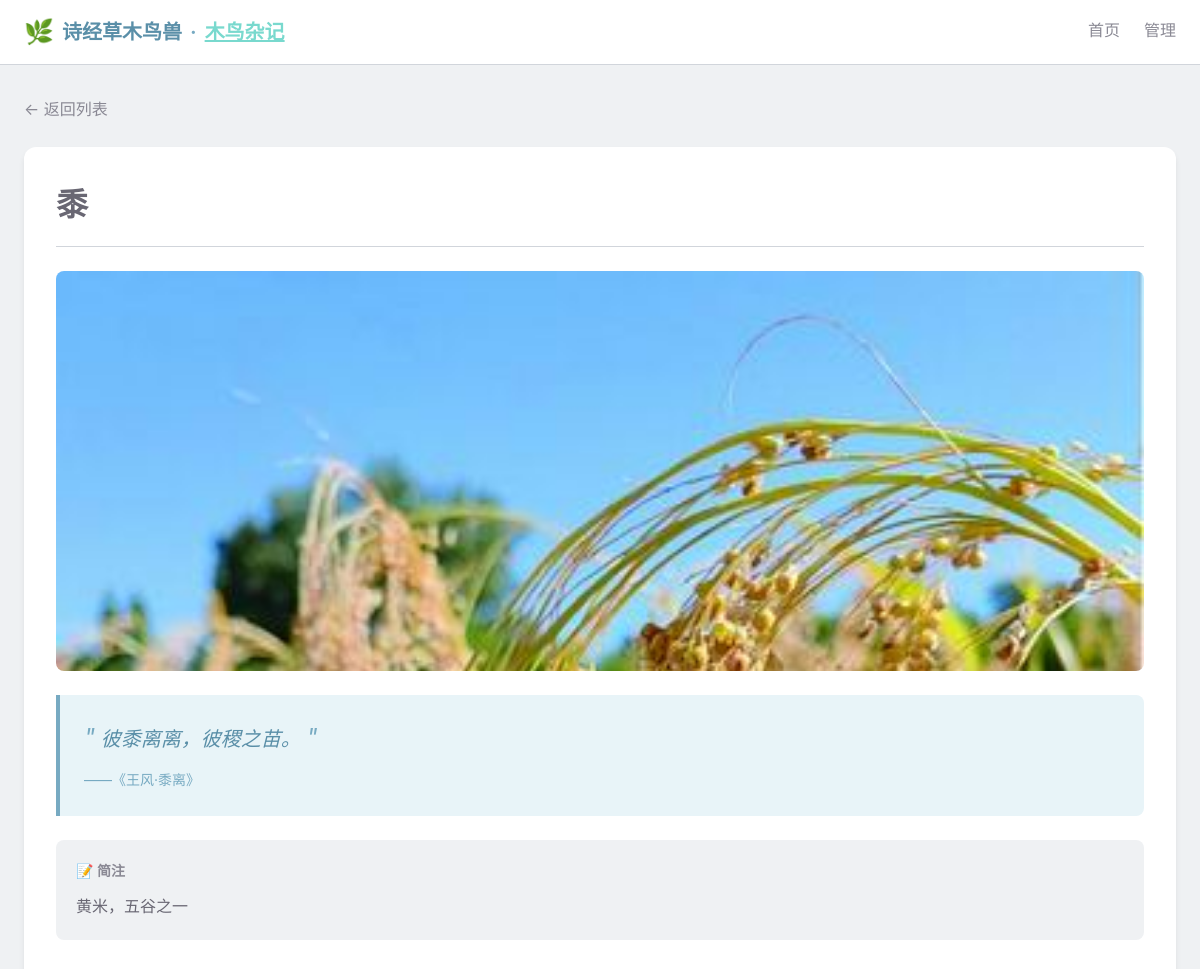
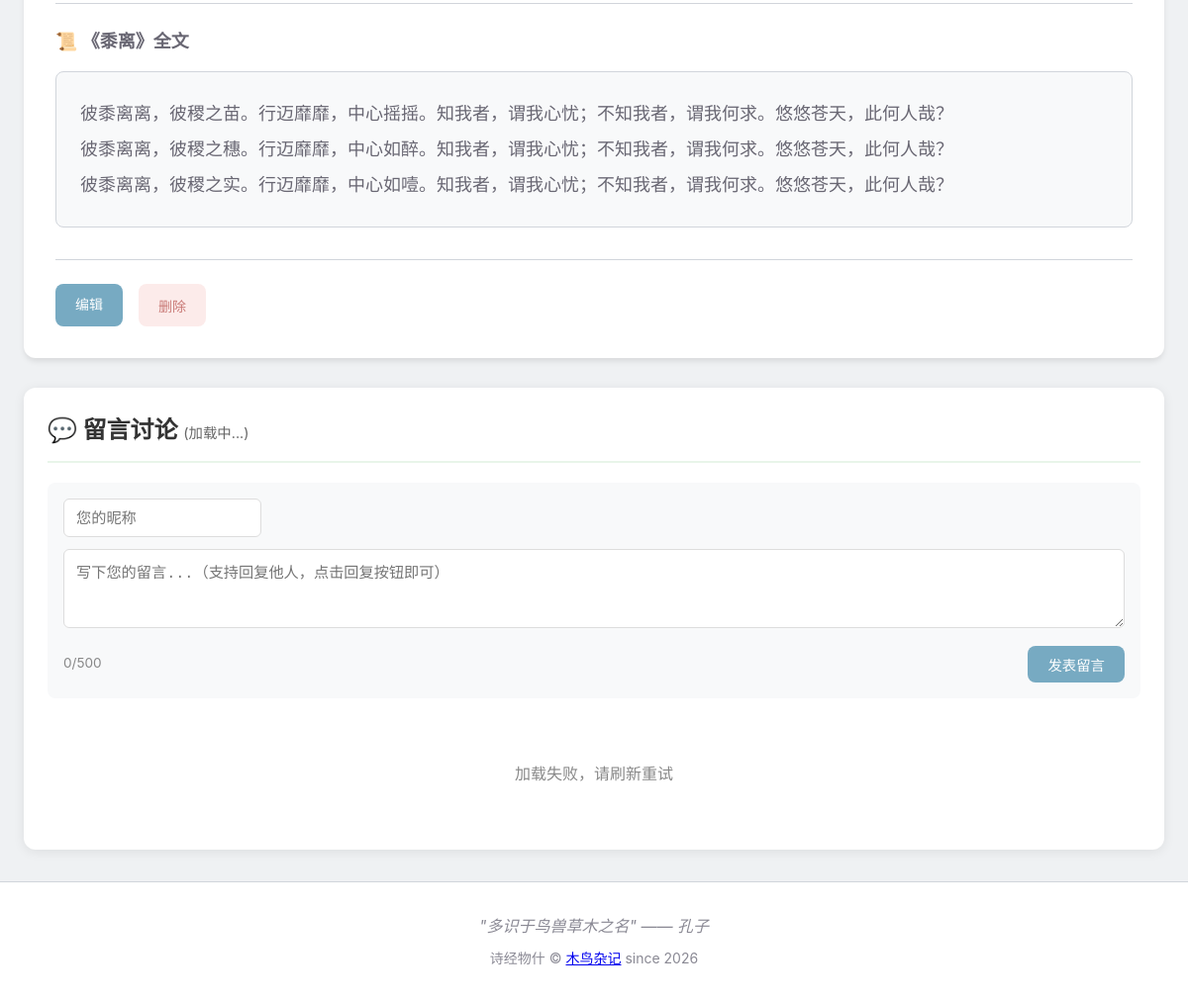
The app's page /item/2 with its own data (2 pictures, top to bottom).
### shijing_things/models/models.py (models this page shows, shortened)
class ShijingItem(Base):
    __tablename__ = "shijing_items"
    id = Column(Integer, primary_key=True, index=True)
    name = Column(String(100), nullable=False, index=True)
    category = Column(String(10), nullable=False, index=True)  # 草、木、鸟、兽、虫、鱼
    title = Column(String(100), nullable=False, index=True)  # 所属诗篇标题
    chapter = Column(String(50), nullable=False, index=True)  # 章节（如：国风、小雅）
    section = Column(String(50), nullable=False, index=True)  # 部分（如：周南、鹿鸣之什）
    poem_id = Column(Integer, nullable=False, index=True)  # 诗篇ID
    quote = Column(Text, nullable=False)  # 引用诗句
    description = Column(Text, nullable=True)  # 简要注释
    image_url = Column(String(255), nullable=True, default="")  # 图片路径
    modern_name = Column(String(255), nullable=True, default="")  # 今名
    taxonomy = Column(String(255), nullable=True, default="")  # 纲目属
    symbolism = Column(Text, nullable=True, default="")  # 寓意
    wiki_link = Column(String(255), nullable=True, default="")  # 百科链接

class Poem(Base):
    __tablename__ = "poems"
    id = Column(Integer, primary_key=True, index=True)
    title = Column(String(100), nullable=False, unique=True, index=True)  # 诗名
    chapter = Column(String(50), nullable=False, index=True)  # 章节（如：国风）
    section = Column(String(50), nullable=False, index=True)  # 部分（如：周南）
    content = Column(Text, nullable=False)  # 诗篇内容（JSON 数组字符串）
    full_source = Column(String(100), nullable=False)  # 完整来源（如：国风·周南·关雎）

### shijing_things/routers/pages.py (the view)
@router.get("/item/{item_id}", response_class=HTMLResponse)
def item_detail(item_id: int, request: Request, db: Session = Depends(get_db)):
    item = crud_item.get(db, item_id=item_id)
    if not item:
        raise HTTPException(status_code=404, detail="事物不存在")
    poem = crud_poem.get_by_title(db, title=item.title)
    poem_content = []
    if poem:
        try:
            poem_content = json.loads(poem.content)
        except:
            poem_content = []
    return templates.TemplateResponse("detail.html", {
        "request": request,
        "item": item,
        "poem": poem,
        "poem_content": poem_content,
    })

### shijing_things/templates/detail.html (shortened to what this page needs)
{% extends "base.html" %}
{% block content %}
<div class="container">
    <a href="/" class="back-link">← 返回列表</a>
    <article class="detail-card">
        <header class="detail-header">
            <h1 class="detail-title">
                {{ item.name }}
                <span class="category-badge category-{{ item.category }}">{{ item.category }}类</span>
            </h1>
        </header>
        <div class="detail-body">
            <div class="detail-image">
                {% if item.image_url %}
                <img src="{{ item.image_url }}" alt="{{ item.name }}">
                {% endif %}
            </div>
            <blockquote class="detail-quote">
                <span class="quote-mark">"</span>
                {{ item.quote }}
                <span class="quote-mark">"</span>
                <cite>——《{{ item.section }}·{{ item.title }}》</cite>
            </blockquote>
            <div class="detail-info">
                {% if item.description %}
                <div class="info-description">
                    <h3>📝 简注</h3>
                    <p>{{ item.description }}</p>
                </div>
                {% endif %}
            </div>
            {% if poem and poem_content %}
            <div class="poem-section">
                <h3 class="poem-title">
                    📜 《{{ poem.title }}》全文
                </h3>
                <div class="poem-content">
                    {% for line in poem_content %}
                    <p class="poem-line">{{ line }}</p>
                    {% endfor %}
                </div>
            </div>
            {% endif %}
        </div>
        <div class="detail-actions">
            <a href="/manage/item/{{ item.id }}" class="btn btn-primary">编辑</a>
            <button class="btn btn-danger" onclick="deleteItem({{ item.id }}, '{{ item.name }}')">删除</button>
        </div>
    </article>
    <section class="comments-section" id="comments-section">
        <h2 class="comments-title">
            💬 留言讨论
            <span class="comments-count" id="comments-count">(加载中...)</span>
        </h2>
        <div class="comment-form-container" id="comment-form-container">
            <div class="comment-user-info">
                <input type="text" id="comment-nickname" class="comment-input nickname-input"
                       placeholder="您的昵称" maxlength="20" value="">
            </div>
            <div class="comment-input-wrapper">
                <textarea id="comment-content" class="comment-textarea"
                          placeholder="写下您的留言...（支持回复他人，点击回复按钮即可）"
                          maxlength="500" rows="3"></textarea>
                <div class="comment-toolbar">
                    <span class="char-count"><span id="char-count">0</span>/500</span>
                    <button class="btn btn-primary btn-submit-comment" id="btn-submit-comment" onclick="submitComment()">
                        发表留言
                    </button>
                </div>
            </div>
        </div>
        <div class="comments-list" id="comments-list">
        </div>
    </section>
</div>
{% endblock %}

### records on screen
ShijingItem: name "黍", image_url (picture), quote "彼黍离离，彼稷之苗。", section "王风", title "黍离", description "黄米，五谷之一"
Poem: title "黍离"

### other values on screen
{{ line }} "彼黍离离，彼稷之苗。行迈靡靡，中心摇摇。知我者，谓我心忧；不知我者，谓我何求。悠悠苍天，此何人哉？" "彼黍离离，彼稷之穗。行迈靡靡，中心如醉。知我者，谓我心忧；不知我者，谓我何求。悠悠苍天，此何人哉？" "彼黍离离，彼稷之实。行迈靡靡，中心如噎。知我者，谓我心忧；不知我者，谓我何求。悠悠苍天，此何人哉？"
